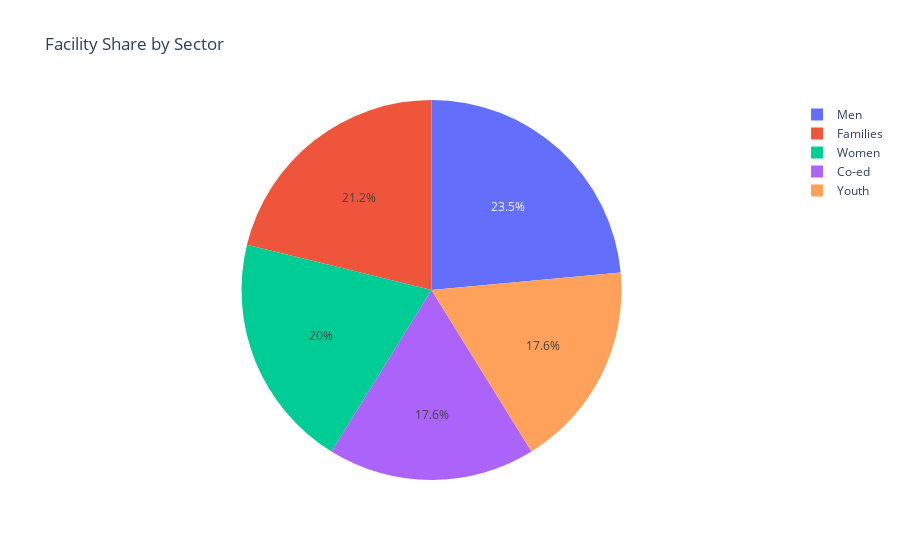

The code cell stored with this chart in its notebook:
### Code cell
# Share of facility types with pie chart
fig = go.Figure(
    data=[go.Pie(
        labels=facility_count_by_sector.SECTOR, 
        values=facility_count_by_sector.FACILITY_NAME
    )])

fig.update_layout(title_text='Facility Share by Sector')

fig.show()

### Figure 1 — Plotly figure (JSON) as saved in the notebook; plotly's stock layout.template omitted (floating-point values rounded to 4 significant figures)
{"data": [{"labels": ["Co-ed", "Families", "Men", "Women", "Youth"], "type": "pie", "values": [15, 18, 20, 17, 15]}], "layout": {"title": {"text": "Facility Share by Sector"}}}
